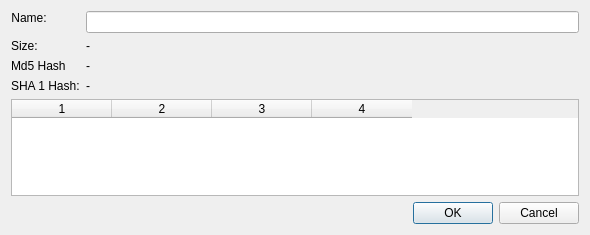
<?xml version="1.0" encoding="UTF-8"?>
<ui version="4.0">
 <class>FileObjectInfoDialog</class>
 <widget class="QDialog" name="FileObjectInfoDialog">
  <property name="geometry">
   <rect>
    <x>0</x>
    <y>0</y>
    <width>590</width>
    <height>235</height>
   </rect>
  </property>
  <property name="windowTitle">
   <string>Dialog</string>
  </property>
  <property name="modal">
   <bool>true</bool>
  </property>
  <layout class="QVBoxLayout" name="verticalLayout">
   <item>
    <layout class="QFormLayout" name="formLayout">
     <property name="fieldGrowthPolicy">
      <enum>QFormLayout::ExpandingFieldsGrow</enum>
     </property>
     <item row="0" column="0">
      <widget class="QLabel" name="label">
       <property name="sizePolicy">
        <sizepolicy hsizetype="Fixed" vsizetype="Fixed">
         <horstretch>0</horstretch>
         <verstretch>0</verstretch>
        </sizepolicy>
       </property>
       <property name="text">
        <string>Name:</string>
       </property>
       <property name="alignment">
        <set>Qt::AlignCenter</set>
       </property>
      </widget>
     </item>
     <item row="0" column="1">
      <widget class="QLineEdit" name="nameLineEdit"/>
     </item>
     <item row="1" column="0">
      <widget class="QLabel" name="label_3">
       <property name="sizePolicy">
        <sizepolicy hsizetype="Fixed" vsizetype="Fixed">
         <horstretch>0</horstretch>
         <verstretch>0</verstretch>
        </sizepolicy>
       </property>
       <property name="text">
        <string>Size:</string>
       </property>
      </widget>
     </item>
     <item row="1" column="1">
      <widget class="QLabel" name="sizeLabel">
       <property name="sizePolicy">
        <sizepolicy hsizetype="Preferred" vsizetype="Fixed">
         <horstretch>0</horstretch>
         <verstretch>0</verstretch>
        </sizepolicy>
       </property>
       <property name="text">
        <string>-</string>
       </property>
      </widget>
     </item>
     <item row="2" column="0">
      <widget class="QLabel" name="label_5">
       <property name="text">
        <string>Md5 Hash</string>
       </property>
      </widget>
     </item>
     <item row="3" column="0">
      <widget class="QLabel" name="label_6">
       <property name="text">
        <string>SHA 1 Hash:</string>
       </property>
      </widget>
     </item>
     <item row="2" column="1">
      <widget class="QLabel" name="md5HashLabel">
       <property name="text">
        <string>-</string>
       </property>
      </widget>
     </item>
     <item row="3" column="1">
      <widget class="QLabel" name="sha1HashLabel">
       <property name="text">
        <string>-</string>
       </property>
      </widget>
     </item>
    </layout>
   </item>
   <item>
    <widget class="QTableWidget" name="tableWidget">
     <property name="editTriggers">
      <set>QAbstractItemView::NoEditTriggers</set>
     </property>
     <property name="showGrid">
      <bool>false</bool>
     </property>
     <property name="columnCount">
      <number>4</number>
     </property>
     <attribute name="verticalHeaderVisible">
      <bool>false</bool>
     </attribute>
     <column/>
     <column/>
     <column/>
     <column/>
    </widget>
   </item>
   <item>
    <widget class="QDialogButtonBox" name="buttonBox">
     <property name="orientation">
      <enum>Qt::Horizontal</enum>
     </property>
     <property name="standardButtons">
      <set>QDialogButtonBox::Cancel|QDialogButtonBox::Ok</set>
     </property>
    </widget>
   </item>
  </layout>
 </widget>
 <resources/>
 <connections>
  <connection>
   <sender>buttonBox</sender>
   <signal>accepted()</signal>
   <receiver>FileObjectInfoDialog</receiver>
   <slot>accept()</slot>
   <hints>
    <hint type="sourcelabel">
     <x>248</x>
     <y>254</y>
    </hint>
    <hint type="destinationlabel">
     <x>157</x>
     <y>274</y>
    </hint>
   </hints>
  </connection>
  <connection>
   <sender>buttonBox</sender>
   <signal>rejected()</signal>
   <receiver>FileObjectInfoDialog</receiver>
   <slot>reject()</slot>
   <hints>
    <hint type="sourcelabel">
     <x>316</x>
     <y>260</y>
    </hint>
    <hint type="destinationlabel">
     <x>286</x>
     <y>274</y>
    </hint>
   </hints>
  </connection>
 </connections>
</ui>
